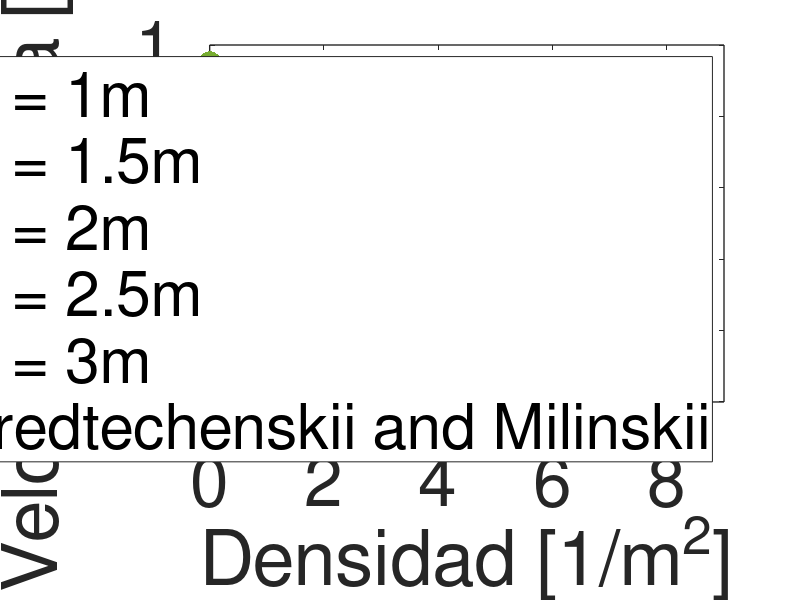

Write the MATLAB code that produced this figure.
densidad = [0,1,2,3,4,5];

v1 = [0.95,0.720959785,0.464195921,0.352305944,0.287110311,0.240918274];
e1 = [0,0.056991593,0.039044522,0.029974896,0.026199685,0.021827151];

v2 = [0.95,0.782451211,0.466282784,0.346245079,0.283936976,0.239179698];
e2 = [0,0.065410807,0.040434507,0.032266019,0.02723207,0.023983825];

v3 = [0.95,0.718903304,0.475100281,0.343938609,0.28489174,0.238724682];
e3 = [0,0.066060004,0.042646476,0.034986813,0.027719179,0.026050259];

v4 = [0.95,0.749706431,0.457278626,0.333292866,0.278852426,0.236372476];
e4 = [0,0.063348333,0.052103111,0.03752408,0.031595351,0.028598297];

v5 = [0.95,0.625212327,0.384408281,0.318031686,0.276564843,0.231903642];
e5 = [0,0.082791656,0.056701876,0.038197216,0.036092658,0.03288931];

predt_d = [0.088,0.177,0.354,0.531,0.708,0.885,1.062,1.239,1.416,1.593,1.77,1.947,2.124,2.301,2.478,2.655,2.832,3.009,3.186,3.363,3.54,3.717,3.894,4.071,4.248,4.425,4.602,4.779,4.956,5.133,5.31,5.487,5.664,5.841,6.018,6.195,6.372,6.549,6.726,6.903,7.08,7.257,7.434,7.611,7.788,7.965,8.142];
predt_v = [0.915,0.881,0.817,0.758,0.704,0.655,0.61,0.569,0.532,0.498,0.468,0.441,0.417,0.396,0.377,0.36,0.345,0.333,0.321,0.312,0.303,0.296,0.29,0.284,0.279,0.275,0.271,0.268,0.264,0.261,0.258,0.255,0.251,0.247,0.243,0.239,0.234,0.228,0.222,0.215,0.208,0.2,0.191,0.182,0.172,0.162,0.151];

scatter(densidad,v1, 225, "filled");
j1 = errorbar(densidad,v1,e1,".");
set (j1, "markersize", 50, "linewidth", 3);
hold on;

scatter(densidad,v2, 225, "filled");
j2 = errorbar(densidad,v2,e2,".");
set (j2, "markersize", 50, "linewidth", 3);
hold on;

scatter(densidad,v3, 225, "filled");
j3 = errorbar(densidad,v3,e3,".");
set (j3, "markersize", 50, "linewidth", 3);
hold on;

scatter(densidad,v4, 225, "filled");
j4 = errorbar(densidad,v4,e4,".");
set (j4, "markersize", 50, "linewidth", 3);
hold on;

scatter(densidad,v5,225, "filled");
j5 = errorbar(densidad,v5,e5,".");
set (j5, "markersize", 50, "linewidth", 3);
hold on;

scatter(predt_d,predt_v, 144,"b", "filled");
hold on;

xlim([0 9]);
%xbounds = xlim();
%set(gca, 'xtick', xbounds(1):0.01:xbounds(2));
%ybounds = ylim();
%set(gca, 'ytick', ybounds(1):50:ybounds(2));

h = legend ("R = 1m","R = 1.5m","R = 2m","R = 2.5m","R = 3m","Predtechenskii and Milinskii");
set (h, "fontsize", 50);

xlabel("Densidad [1/m^2]", "fontsize", 50);
ylabel("Velocidad media [m/s]", "fontsize", 50);
set(gca, "linewidth", 1, "fontsize", 50);
